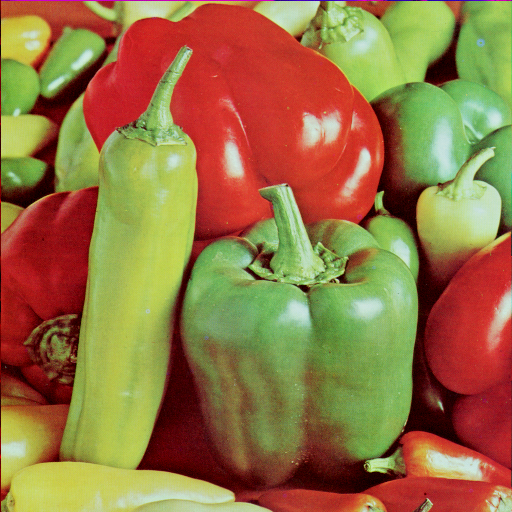
#> input picture disp_labs/stdimgs/peppers.png, 512 x 512 px
$ python 6.py
#> lines starting #> are read from the running program, lines starting #| are printed output that depends on the picture; after the words box and inside, x2 and y2 are one past the last pixel; in counts of white or black regions, pixels touching at a corner belong together
import numpy as np
import matplotlib.pyplot as plt
from PIL import Image
from scipy.ndimage import uniform_filter


def load_grayscale(image_path):
    """Load image and convert to grayscale numpy array"""
#> called with image_path = 'stdimgs/peppers.png'
    return np.array(Image.open(image_path).convert("L"))
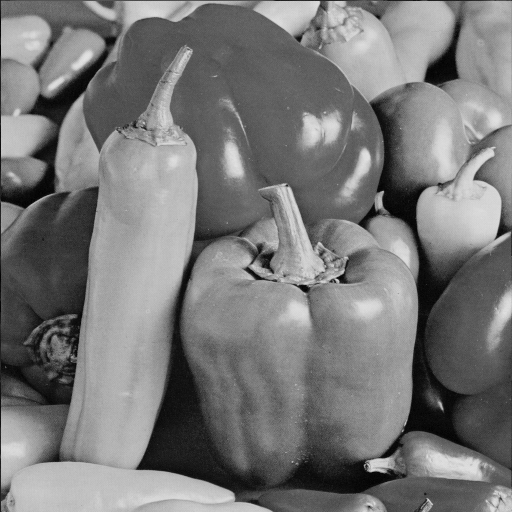
#> returned value: shape (512, 512); min 0, max 228, mean 120.2


def global_otsu_threshold(image):
    """Compute global Otsu threshold and apply it"""
    hist, bins = np.histogram(image.flatten(), bins=256, range=(0, 256))
#> hist = 256 values, max 2742 at index 96, min 0 at index 229, mean 1024; bins = 257 values from 0 to 256
    total = image.size
#> total = 262144
    current_max, threshold = 0, 0
    sumT = np.dot(np.arange(256), hist)
#> sumT = 31514826
    sumF, wB = 0.0, 0.0

    for t in range(256):
        wF = total - wB
        if wB == 0 or wF == 0:
            wB += hist[t]
            continue
        sumF += t * hist[t]
        mB = sumF / wB
        mF = (sumT - sumF) / wF
        between = wB * wF * (mB - mF) ** 2
        if between > current_max:
            current_max = between
            threshold = t
        wB += hist[t]
#> this loop made 256 passes
#> (wF, sumF, mB, mF, current_max, wB) on passes 2 to 13: (262142, 4, 2, 120.2, 7.33e+09, 6), (262138, 44, 7.33, 120.2, 2e+10, 26), (262118, 152, 5.85, 120.2, 8.92e+10, 62), (262082, 604, 9.74, 120.2, 1.98e+11, 175), (261969, 1429, 8.17, 120.3, 5.76e+11, 340), (261804, 2911, 8.56, 120.4, 1.11e+12, 587), (261557, 6159, 10.49, 120.5, 1.86e+12, 1051), (261093, 10591, 10.08, 120.7, 3.36e+12, 1605), (260539, 16765, 10.45, 120.9, 5.1e+12, 2291), (259853, 27115, 11.84, 121.2, 7.12e+12, 3326), (258818, 36751, 11.05, 121.6, 1.05e+13, 4202), (257942, 47335, 11.26, 122, 1.33e+13, 5084)
#> (wF, sumF, mB, mF, current_max) on passes 61 to 66: (224507, 1230390, 32.69, 134.9, 8.83e+13), (223612, 1285168, 33.35, 135.2, 8.94e+13), (222714, 1343944, 34.08, 135.5, 9.03e+13), (221766, 1403038, 34.75, 135.8, 9.14e+13), (220828, 1459230, 35.32, 136.1, 9.27e+13), (219950, 1518705, 35.99, 136.4, 9.35e+13)
#> after the loop, current_max = 1.41e+14; sumF = 31514826; threshold = 118; wB = 262144

    print(f"Computed Otsu Threshold: {threshold}")
#| Computed Otsu Threshold: 118
    return (image > threshold).astype(np.uint8) * 255
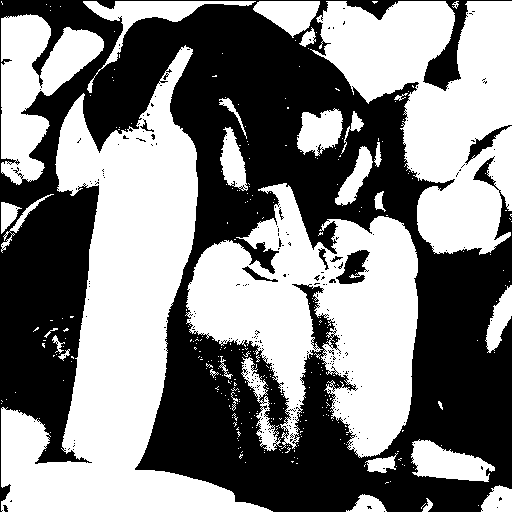
#> returned value: shape (512, 512); 51% white; 253 black regions (243 under 20 px), largest, box (x1, y1, x2, y2) and area: (0, 0, 512, 512) 126586, (336, 250, 370, 284) 631, (465, 125, 512, 165) 406


def adaptive_threshold(image, window_size=15, C=5):
    """Manual adaptive mean thresholding"""
#> called with window_size = 15, C = 5
    mean = uniform_filter(image.astype(np.float32), size=window_size)
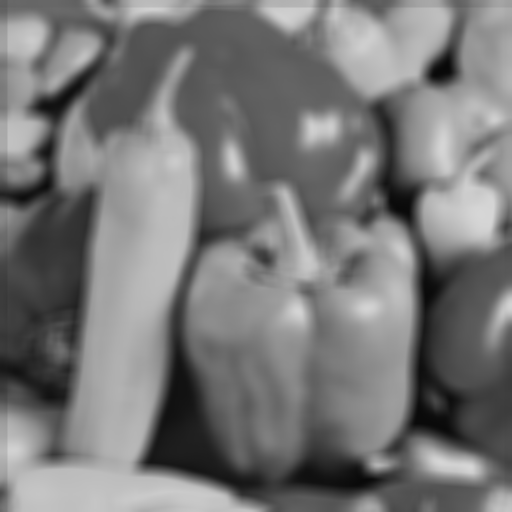
#> mean: shape (512, 512) float32; min 8.53, max 214.6, mean 120.2
    thresholded = (image > (mean - C)).astype(np.uint8) * 255
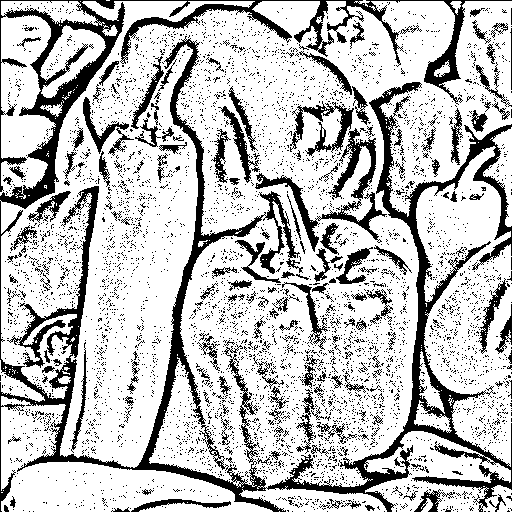
#> thresholded: shape (512, 512); 75.4% white; 4795 black regions (4623 under 20 px), largest, box (x1, y1, x2, y2) and area: (0, 0, 512, 512) 34501, (255, 128, 387, 252) 2590, (290, 101, 354, 156) 1096
    return thresholded


def compare_thresholding(image_path):
    img = load_grayscale(image_path)

    otsu = global_otsu_threshold(img)
    adaptive = adaptive_threshold(img)

    # Plot results
    plt.figure(figsize=(12, 6))

    plt.subplot(1, 3, 1)
    plt.title("Original")
    plt.imshow(img, cmap="gray")
    plt.axis("off")

    plt.subplot(1, 3, 2)
    plt.title("Global Otsu Threshold")
    plt.imshow(otsu, cmap="gray")
    plt.axis("off")

    plt.subplot(1, 3, 3)
    plt.title("Adaptive Threshold")
    plt.imshow(adaptive, cmap="gray")
    plt.axis("off")

    plt.tight_layout()
    plt.show()

    return img, otsu, adaptive


# Example usage
if __name__ == "__main__":
    image_path = "stdimgs/peppers.png"  # Replace with your image
    compare_thresholding(image_path)

$ run again, with disp_labs/stdimgs/baboon.png copied over disp_labs/stdimgs/peppers.png
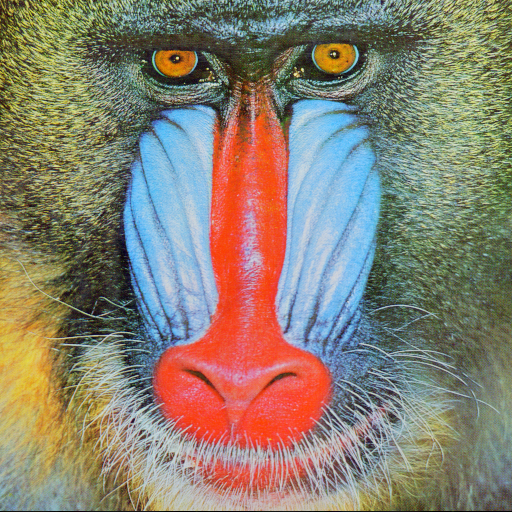
#> input picture disp_labs/stdimgs/baboon.png, 512 x 512 px
#> hist = 256 values, max 2772 at index 121, min 0 at index 225, mean 1024; bins = 257 values from 0 to 256
#> sumT = 33977920
#> the loop in global_otsu_threshold, `for t in range(256):` made 256 passes
#> (wF, sumF, mB, mF, current_max, wB) on passes 2 to 9: (262109, 14, 0.4, 129.6, 1.53e+11, 49), (262095, 56, 1.14, 129.6, 2.12e+11, 70), (262074, 170, 2.43, 129.6, 2.97e+11, 108), (262036, 330, 3.06, 129.7, 4.54e+11, 148), (261996, 520, 3.51, 129.7, 6.17e+11, 186), (261958, 700, 3.76, 129.7, 7.73e+11, 216), (261928, 798, 3.69, 129.7, 8.99e+11, 230), (261914, 870, 3.78, 129.7, 9.56e+11, 239)
#> after the loop in global_otsu_threshold, `for t in range(256):`: current_max = 7.34e+13; sumF = 33977920; threshold = 133; wB = 262144
#| Computed Otsu Threshold: 133
#> in global_otsu_threshold, `return (image > threshold).astype(np.uint8) * 255`:
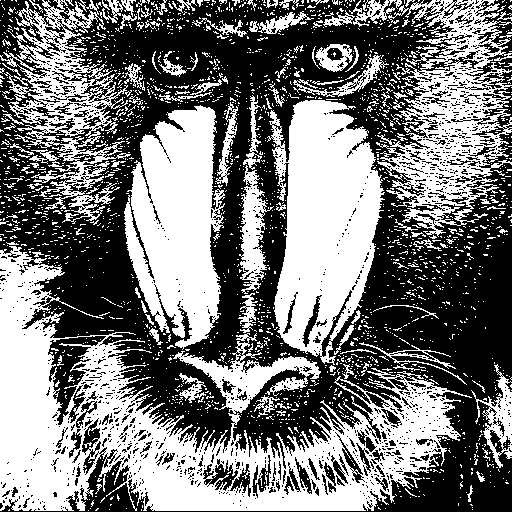
#> returned value: shape (512, 512); 47.4% white; 2297 white regions (2163 under 20 px), largest, box (x1, y1, x2, y2) and area: (0, 246, 472, 511) 44611, (267, 100, 385, 365) 19688, (124, 105, 225, 350) 16363
#> in adaptive_threshold, `thresholded = (image > (mean - C)).astype(np.uint8) * 255`:
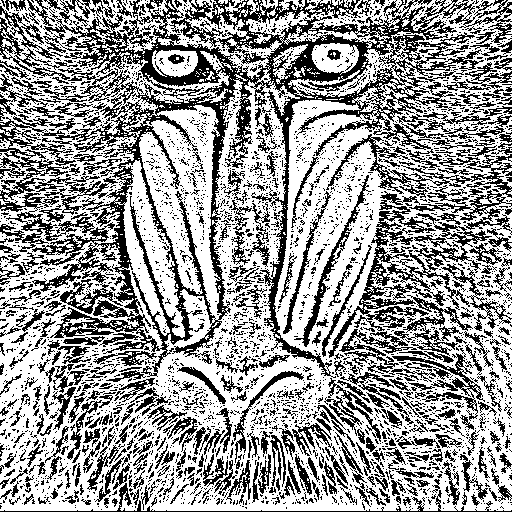
#> thresholded: shape (512, 512); 60.9% white; black in thin lines or dots

$ run again, with disp_labs/stdimgs/boat.png copied over disp_labs/stdimgs/peppers.png
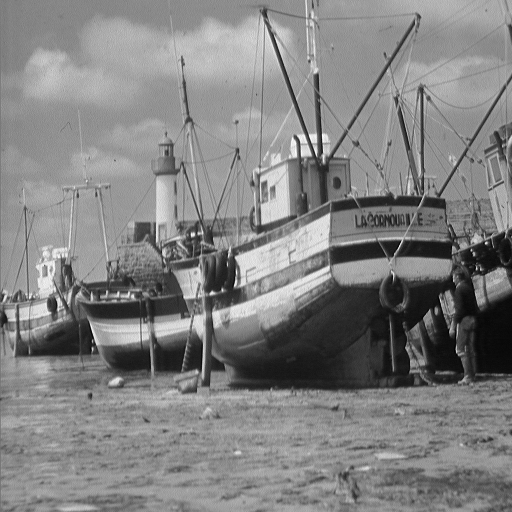
#> input picture disp_labs/stdimgs/boat.png, 512 x 512 px
#> in load_grayscale, returned value is the input picture: shape (512, 512); min 0, max 255, mean 129.7
#> hist = 256 values, max 5796 at index 148, min 0 at index 254, mean 1024; bins = 257 values from 0 to 256
#> sumT = 34002165
#> the loop in global_otsu_threshold, `for t in range(256):` made 256 passes
#> (wF, sumF, mB, mF, current_max, wB) on passes 2 to 9: (262137, 7, 1, 129.7, 3.04e+10, 14), (262130, 19, 1.36, 129.7, 6.05e+10, 20), (262124, 34, 1.7, 129.7, 8.59e+10, 25), (262119, 46, 1.84, 129.7, 1.07e+11, 28), (262116, 76, 2.71, 129.7, 1.18e+11, 34), (262110, 130, 3.82, 129.7, 1.41e+11, 43), (262101, 270, 6.28, 129.7, 1.72e+11, 63), (262081, 838, 13.3, 129.7, 2.24e+11, 134)
#> after the loop in global_otsu_threshold, `for t in range(256):`: current_max = 1.09e+14; sumF = 34002165; threshold = 98; wB = 262144
#| Computed Otsu Threshold: 98
#> in global_otsu_threshold, `return (image > threshold).astype(np.uint8) * 255`:
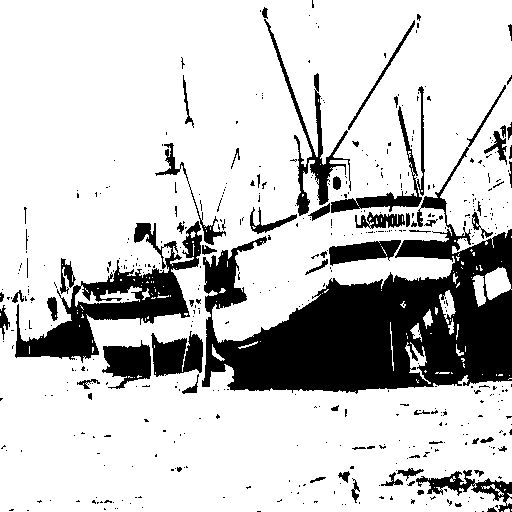
#> returned value: shape (512, 512); 79.2% white; 478 black regions (411 under 20 px), largest, box (x1, y1, x2, y2) and area: (202, 85, 512, 394) 31106, (15, 221, 202, 363) 7547, (264, 19, 351, 216) 2125
#> thresholded: shape (512, 512); 70.4% white; 4550 black regions (4207 under 20 px), largest, box (x1, y1, x2, y2) and area: (201, 73, 512, 396) 19129, (48, 221, 203, 395) 6346, (247, 0, 415, 235) 5412
#> in compare_thresholding, `plt.show()`:
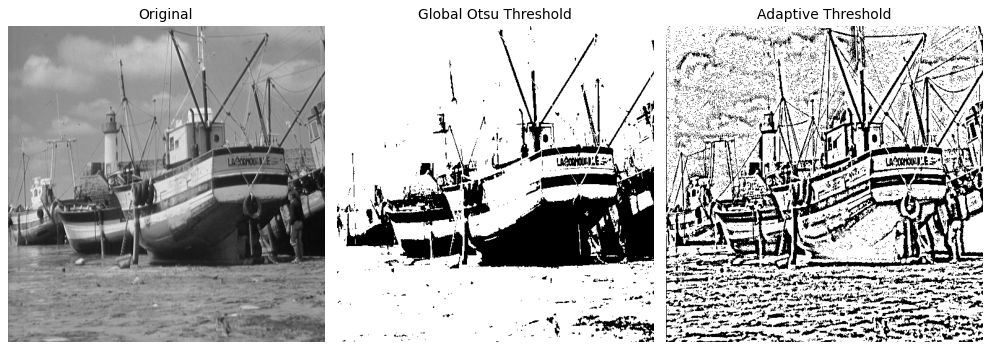
#> figure drawn by matplotlib, 3 panels

$ run again, with disp_labs/stdimgs/fruits.png copied over disp_labs/stdimgs/peppers.png
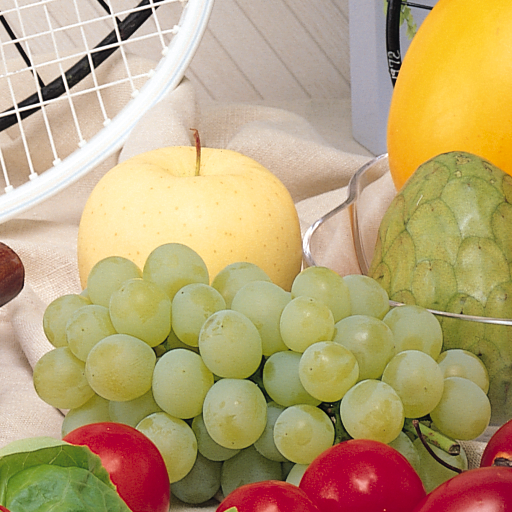
#> input picture disp_labs/stdimgs/fruits.png, 512 x 512 px
#> hist = 256 values, max 3632 at index 170, min 0 at index 4, mean 1024; bins = 257 values from 0 to 256
#> sumT = 43197079
#> the loop in global_otsu_threshold, `for t in range(256):` made 256 passes
#> (wF, sumF, mB, mF, current_max, wB) on passes 2, 3, 4, 5, 7, 8, 9, 10: (262141, 2, 0.667, 164.8, 2.12e+10, 5), (262139, 6, 1.2, 164.8, 3.51e+10, 7), (262137, 9, 1.29, 164.8, 4.91e+10, 8), (262136, 9, 1.12, 164.8, 5.62e+10, 8), (262135, 56, 6.22, 164.8, 5.93e+10, 16), (262128, 119, 7.44, 164.8, 1.04e+11, 25), (262119, 311, 12.44, 164.8, 1.52e+11, 49), (262095, 347, 7.08, 164.8, 3.2e+11, 53)
#> after the loop in global_otsu_threshold, `for t in range(256):`: current_max = 1.04e+14; sumF = 43197079; threshold = 130; wB = 262144
#| Computed Otsu Threshold: 130
#> in global_otsu_threshold, `return (image > threshold).astype(np.uint8) * 255`:
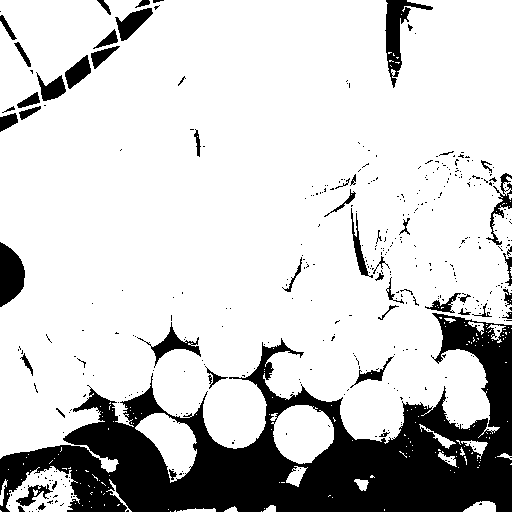
#> returned value: shape (512, 512); 80.4% white; 419 black regions (366 under 20 px), largest, box (x1, y1, x2, y2) and area: (0, 313, 512, 512) 41348, (385, 0, 433, 88) 1264, (0, 242, 25, 307) 1159
#> in adaptive_threshold, `thresholded = (image > (mean - C)).astype(np.uint8) * 255`:
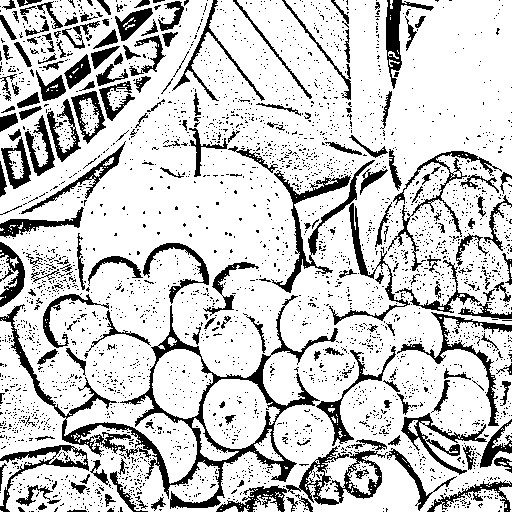
#> thresholded: shape (512, 512); 79.6% white; 3324 black regions (3126 under 20 px), largest, box (x1, y1, x2, y2) and area: (0, 295, 338, 509) 7548, (271, 160, 375, 293) 2003, (286, 446, 388, 505) 1598
